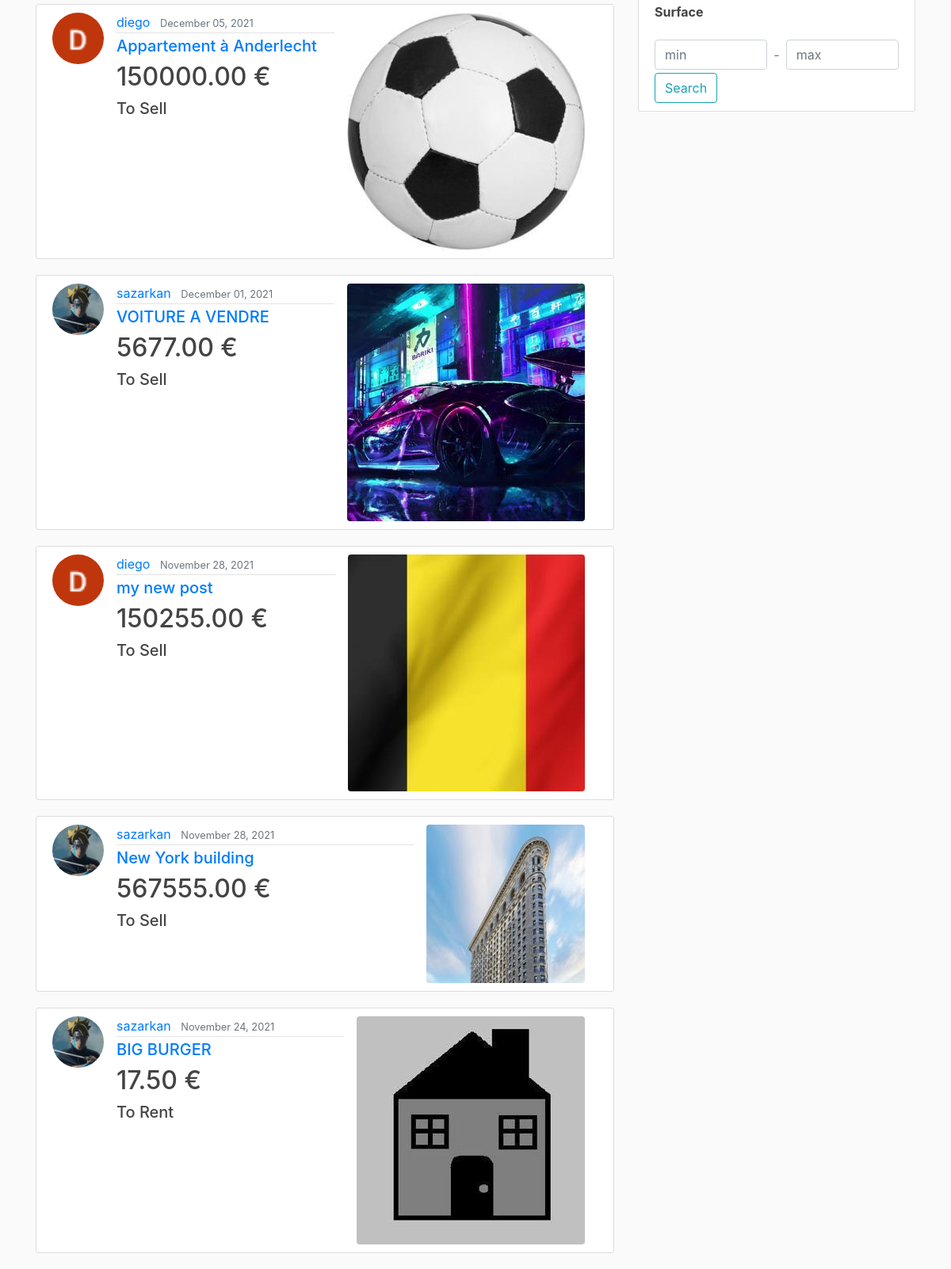
The app's page /user/profile/watchlist/ (signed in, lower part), older data.
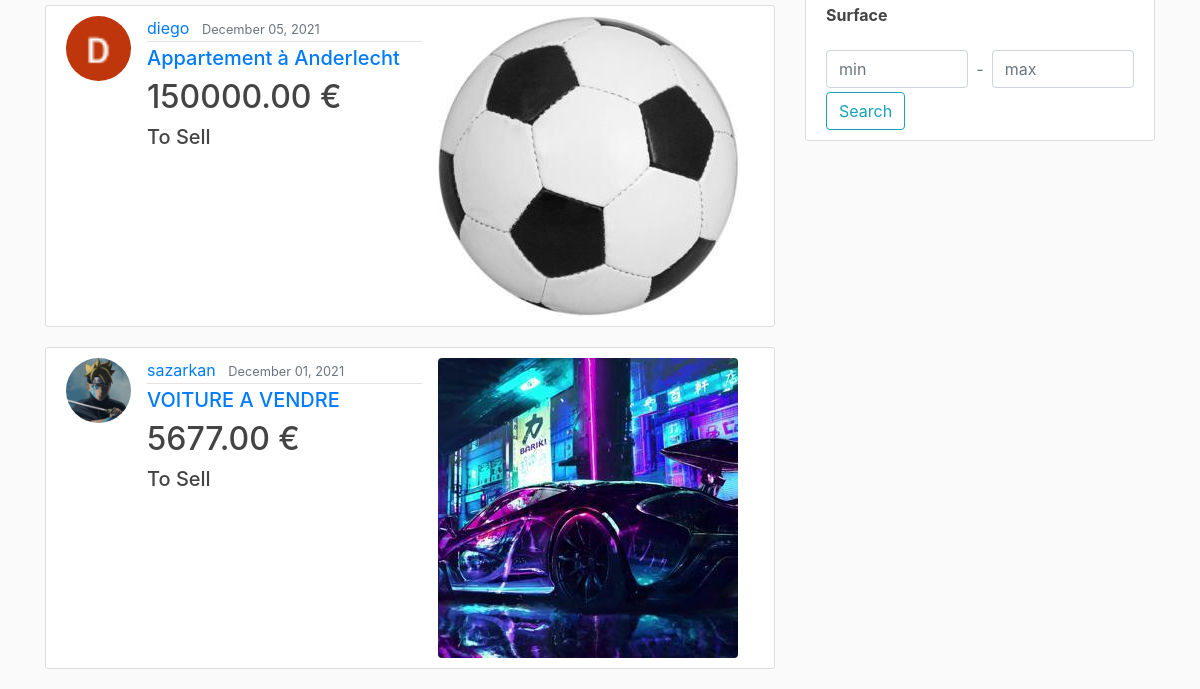
The same page, newer data.
### blog/models.py (models this page shows, shortened)
class Watchlist(models.Model):
    post = models.ForeignKey(Post, on_delete=models.CASCADE)
    user = models.ForeignKey(User, on_delete=models.CASCADE, related_name='watchlist_list')

class Post(models.Model): #creation d'un Post
    title = models.CharField(max_length=100)
    price = models.DecimalField(default=0, max_digits= 15, decimal_places=2)
    sell_rent = models.CharField(default= 'S', max_length=10, choices=SELLORRENT_CHOICES)
    localisation = models.CharField(default='Bruxelles',max_length=100)
    address = models.TextField(default='Boulevard du Triomphe 1 , 1050 Bruxelles')
    lat = models.FloatField(blank=True, null=True)  # blank pour autoriser des valeurs vides
    long = models.FloatField(blank=True, null=True)
    category = models.CharField(default= 'H', max_length=10, choices=CATEGORIES)
    surface = models.DecimalField(default=0, max_digits= 8, decimal_places=2)
    content = models.TextField()
    image = models.ImageField(default='defaultAnnounce.jpg', upload_to='announce_pics')
    date_posted = models.DateTimeField(default=timezone.now)
    author = models.ForeignKey(User, on_delete=models.CASCADE) #reférence à une autre classe (clé étrangère)

### users/models.py (models this page shows, shortened)
class Profile(models.Model):
    user = models.OneToOneField(User, on_delete=models.CASCADE) #CASCADE : si je supprime l'utilisateur, le profil sera supprimé aussi. Mais si je supprime le profil, l'utilisateur ne sera pas supprimé
    image = models.ImageField(default='default.jpg', upload_to='profile_pics') #default = image par défaut si l'user ne choisit aucune pdp
    price_preference = models.DecimalField(default=0, max_digits=15, decimal_places=2) #prix maximum préféré
    localisation_preference = models.CharField(default='Bruxelles', max_length=100) #localisation préférée
    sell_rent_preference = models.CharField(default='S', max_length=10, choices=SELLORRENT_CHOICES) #a vendre ou a louer

### blog/views.py (the view)
# urls.py: path('user/profile/watchlist/', views.watchlist, name='user-watchlist'), #permet de consulter la watchlist
def watchlist(request):
    curr_user = User.objects.filter(username=request.user.username).get() #utilisateur actuel
    user_watchlist = curr_user.watchlist_list.all() #permet d'obtenir la watchlist de l'utilisateur en cours
    return render(request, 'blog/user_watchlist.html',{'user_watchlist' : user_watchlist, 'title' : 'My watchlist'})

### blog/templates/blog/user_watchlist.html (shortened to what this page needs)
{% extends "blog/base.html" %}
{% block content %}
{% if user.is_authenticated %}
{% for favorite in user_watchlist %}
    <article class="media content-section">
        <img class="rounded-circle article-img" src="{{ favorite.post.author.profile.image.url }}">
        <div class="media-body">
            <div class="article-metadata">
                <a class="mr-2" href="{% url 'user-posts' favorite.post.author.username %}">{{ favorite.post.author }}</a>
                <small class="text-muted">{{ favorite.post.date_posted|date:"F d, Y" }}</small>
            </div>
            <h5 class="display-5"><a href="{% url 'post-detail' favorite.post.id %}">{{ favorite.post.title }}</a></h5>
            <h2 class="article-content">{{ favorite.post.price }} €</h2>
            <h5 class="article-content">{{ favorite.post.get_sell_rent_display }}</h5>
        </div>
        <img class="rounded float-left ml-3 mr-3" src="{{ favorite.post.image.url }}">
    </article>
{% empty %}
    <h5>Nothing to see here</h5>
{% endfor %}
{% else %}
    <div class="border-top pt-3">
        <h1>You have to be logged in to access your watchlist</h1>
        <h4><a href="{% url 'login' %}">Click here to log in</a></h4>
    </div>
{% endif %}
{% endblock content %}

Row changes from the older to the newer data that the page shows:
removed Watchlist: post.author.profile.image (picture), post.author "diego", post.date_posted "November 28, 2021", post "my new post", post.price "150255.00", post.sell_rent "To Sell", post.image (picture)
removed Watchlist: post.author.profile.image (picture), post.author "sazarkan", post.date_posted "November 28, 2021", post "New York building", post.price "567555.00", post.sell_rent "To Sell", post.image (picture)
removed Watchlist: post.author.profile.image (picture), post.author "sazarkan", post.date_posted "November 24, 2021", post "BIG BURGER", post.price "17.50", post.sell_rent "To Rent", post.image (placeholder picture)
